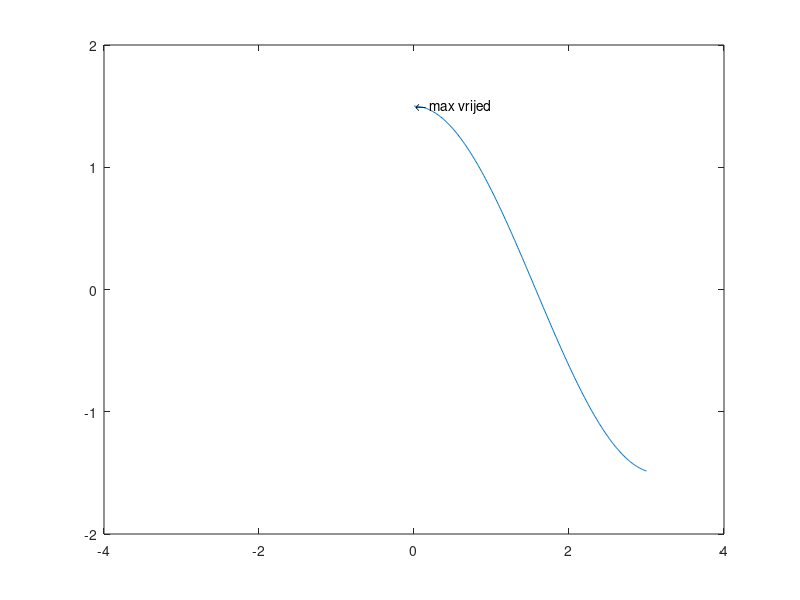

This figure's MATLAB source:
t=0:0.01:3;
funkcija=(3/2)*cos(t);
plot(t,funkcija);
axis([-4 4 -2 2]);

xx=randi([1 30]);
funkcijasposobnostixx=funkcija(xx);
uslov=1;
zastavica=true;
while zastavica==true
    ni=0.01;
    z=randi([-1 1]);
    delta=ni*z;
    xprim=int8(xx+delta);
    funkcijasposobnostixprim=funkcija(xprim);
    d=funkcijasposobnostixprim-funkcijasposobnostixx;
    T=0.1;
    p=1/1+exp(-d/T);
    z_novo=randi([0 1]);
    if z_novo<p
        xx=xprim;
    end
    T=0.1-0.01;
    if uslov==1000;
        zastavica=false;
    end
    uslov=uslov+1;
end
kordinata1=double(xx)/1000;
kordinata2=(3/2);
text(kordinata1,kordinata2,'\leftarrow max vrijed');

    

